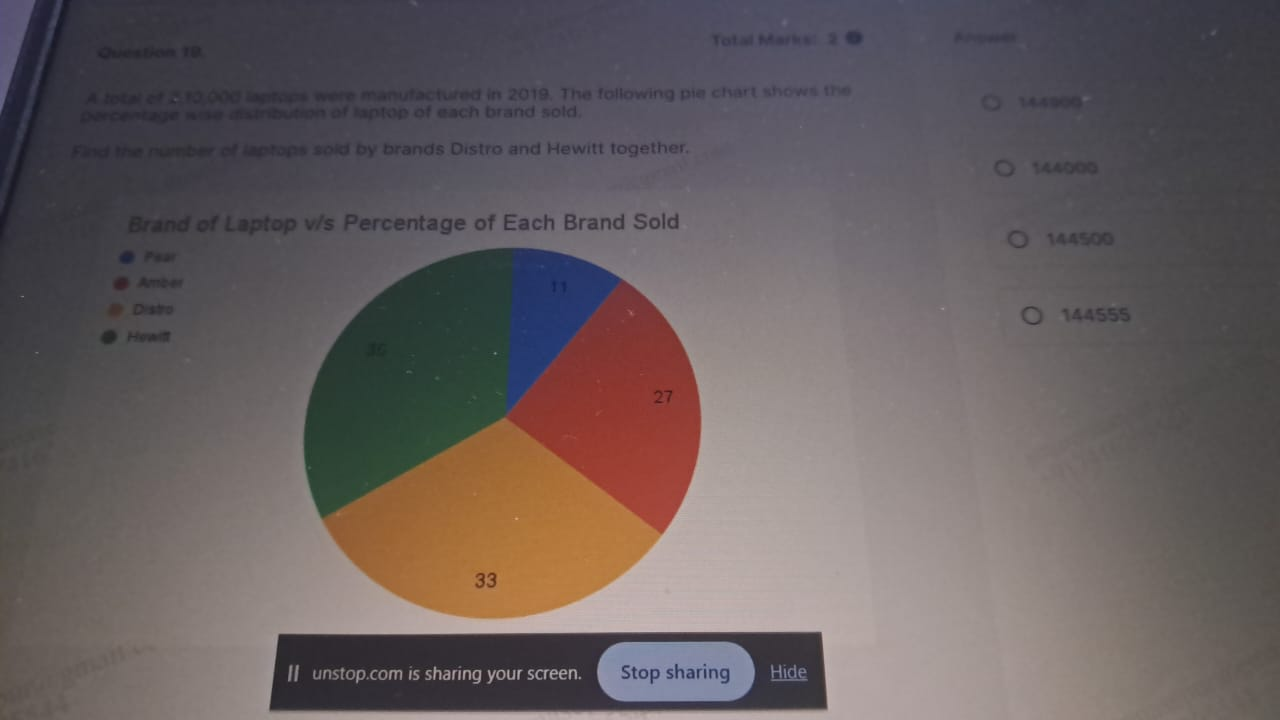
#> input picture fff.jpeg, 1280 x 720 px
$ python bgr_rgb.py
#> lines starting #> are read from the running program, lines starting #| are printed output that depends on the picture
import cv2

# Read image
img = cv2.imread('fff.jpeg', 1)
#> img is the input picture: shape (720, 1280, 3); mean B, G, R 94.9, 94, 103

# Get the dimensions of the image
dimensions = img.shape
#> dimensions = (720, 1280, 3)

# Extract height, width, and number of channels
height = img.shape[0]
#> height = 720
width = img.shape[1]
#> width = 1280
channels = img.shape[2]
#> channels = 3

# Get the size of the image
size1 = img.size
#> size1 = 2764800

# Print dimensions, height, width, number of channels, and size
print('Image Dimension:', dimensions)
#| Image Dimension: (720, 1280, 3)
print('Image Height:', height)
#| Image Height: 720
print('Image Width:', width)
#| Image Width: 1280
print('Number of Channels:', channels)
#| Number of Channels: 3
print('Image Size:', size1)
#| Image Size: 2764800

# Split the image into its color channels
b, g, r = cv2.split(img)
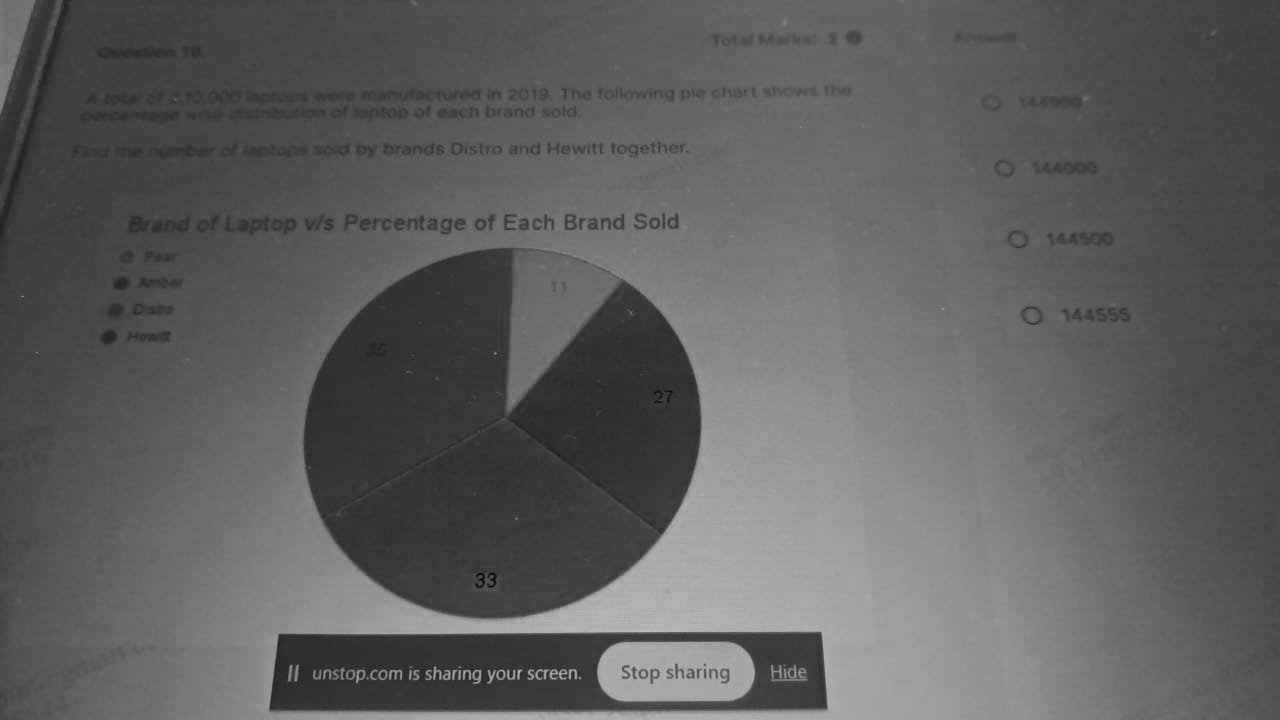
#> b: shape (720, 1280); min 6, max 190, mean 94.9
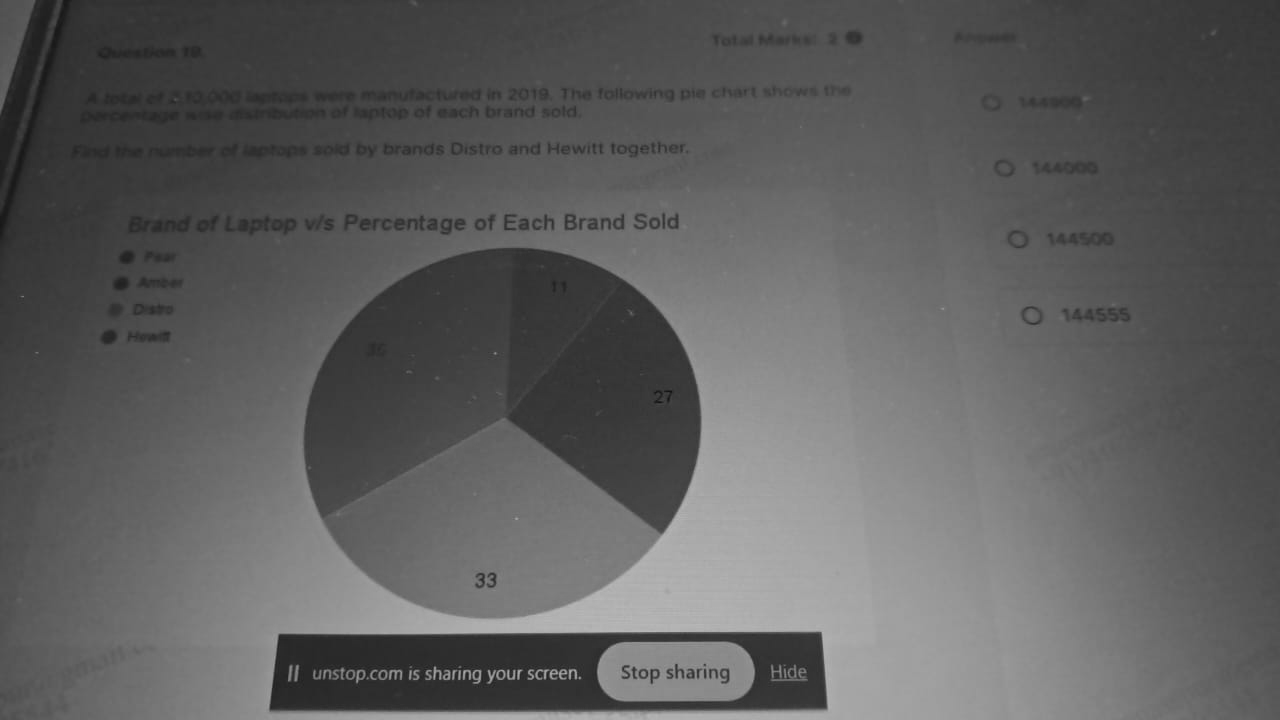
#> g: shape (720, 1280); min 19, max 185, mean 94
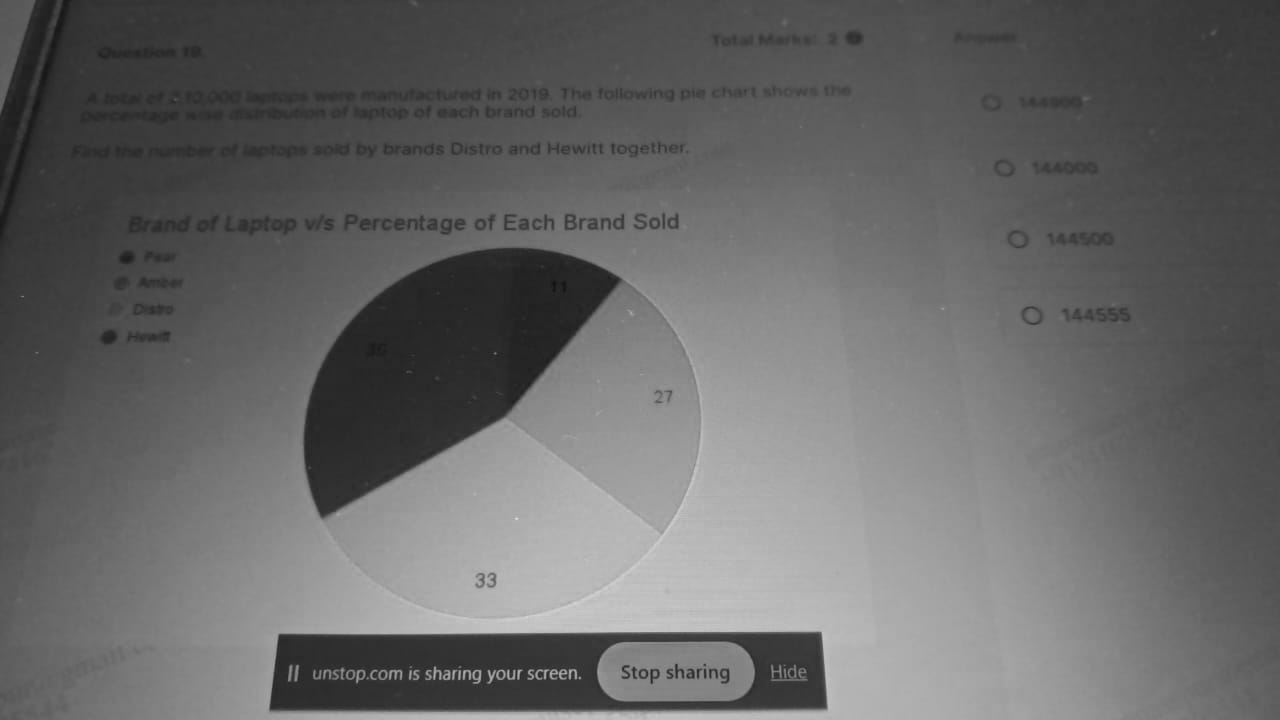
#> r: shape (720, 1280); min 17, max 215, mean 103

# Merge the color channels back in BGR and RGB orders
merged_img_bgr = cv2.merge((b, g, r))
merged_img_rgb = cv2.merge((r, g, b))

# Display the images
cv2.imshow('Original Image', img)
cv2.imshow('Blue Channel', b)
cv2.imshow('Green Channel', g)
cv2.imshow('Red Channel', r)
cv2.imshow('Merged BGR', merged_img_bgr)
cv2.imshow('Merged RGB', merged_img_rgb)

# Wait indefinitely until a key is pressed
cv2.waitKey(0)

# Destroy all windows
cv2.destroyAllWindows()
